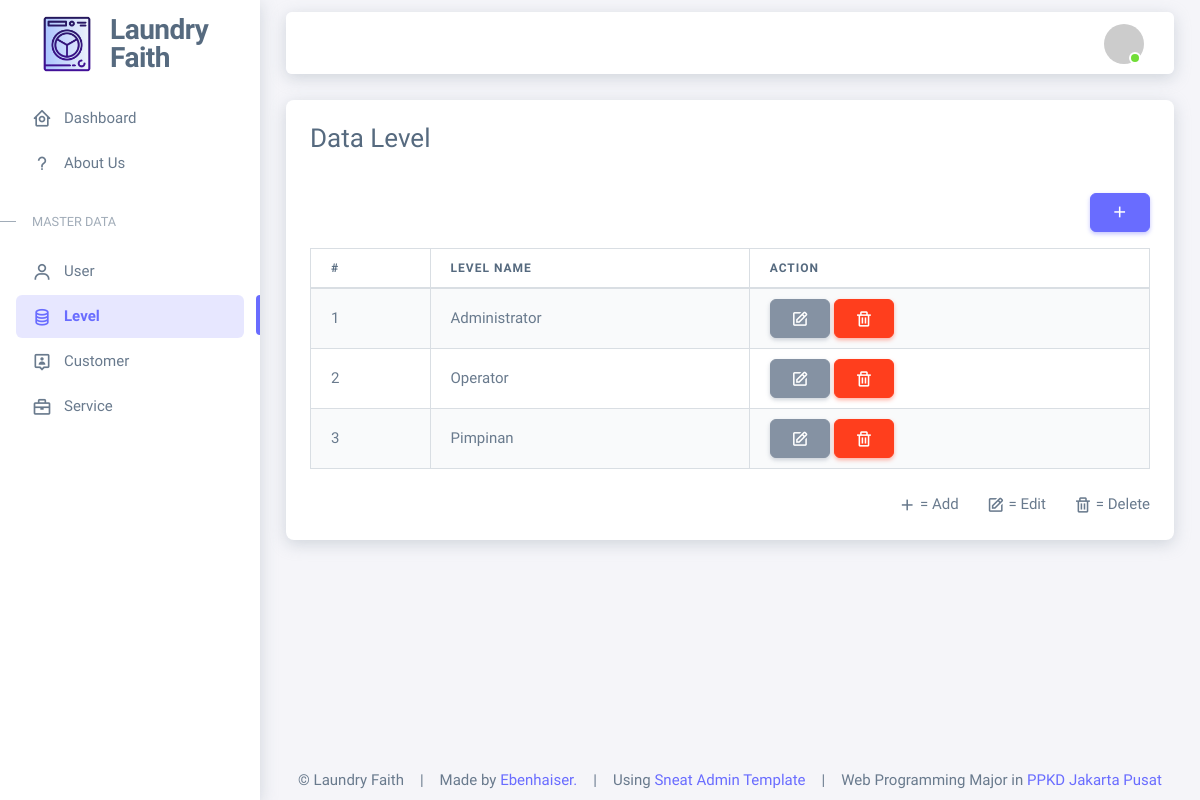
The app's page /admin/index.php?page=level (signed in) with its own data.
### tables this page shows
CREATE TABLE `level` (
  `id` int(11) NOT NULL,
  `level_name` varchar(50) NOT NULL,
  `created_at` timestamp NOT NULL DEFAULT current_timestamp(),
  `updated_at` timestamp NOT NULL DEFAULT current_timestamp() ON UPDATE current_timestamp(),
  `deleted_at` tinyint(1) NOT NULL DEFAULT 0
);

### admin/content/level.php (the view, shortened to what this page needs)
<?php
include 'controller/administrator-validation.php';
$queryData = mysqli_query($connection, "SELECT * FROM level ORDER BY id ASC");
?>
<div class="card shadow">
    <div class="card-header">
        <h3>Data Level</h3>
    </div>
    <div class="card-body">
        <div align="right" class="button-action">
            <a href="?page=add-level" class="btn btn-primary"><i class='bx bx-plus'></i></a>
        </div>
        <table class="table table-bordered table-striped table-hover table-responsive mt-3">
            <thead>
                <tr>
                    <th>#</th>
                    <th>Level Name</th>
                    <th>Action</th>
                </tr>
            </thead>
            <tbody>
                <?php
                $no = 1;
                while ($rowData = mysqli_fetch_assoc($queryData)) : ?>
                    <tr>
                        <td><?= $no++ ?></td>
                        <td><?= isset($rowData['level_name']) ? $rowData['level_name'] : '-' ?></td>
                        <td>
                            <a href="?page=add-level&edit=<?php echo $rowData['id'] ?>">
                                <button class="btn btn-secondary">
                                    <i class="tf-icon bx bx-edit bx-22px"></i>
                                </button>
                            </a>
                            <a onclick="return confirm ('Apakah anda yakin akan menghapus data ini?')"
                                href="?page=add-level&delete=<?php echo $rowData['id'] ?>">
                                <button class="btn btn-danger">
                                    <i class="tf-icon bx bx-trash bx-22px"></i>
                                </button>
                            </a>
                        </td>
                    </tr>
                <?php endwhile;
                ?>
            </tbody>
        </table>
        <div class="mt-4" align="right">
            <span class="me-4"><i class="bx bx-plus"></i> = Add</span>
            <span class="me-4"><i class="bx bx-edit"></i> = Edit</span>
            <span><i class="bx bx-trash"></i> = Delete</span>
        </div>
    </div>
</div>

### records on screen
level: level_name "Administrator"
level: level_name "Operator"
level: level_name "Pimpinan"
